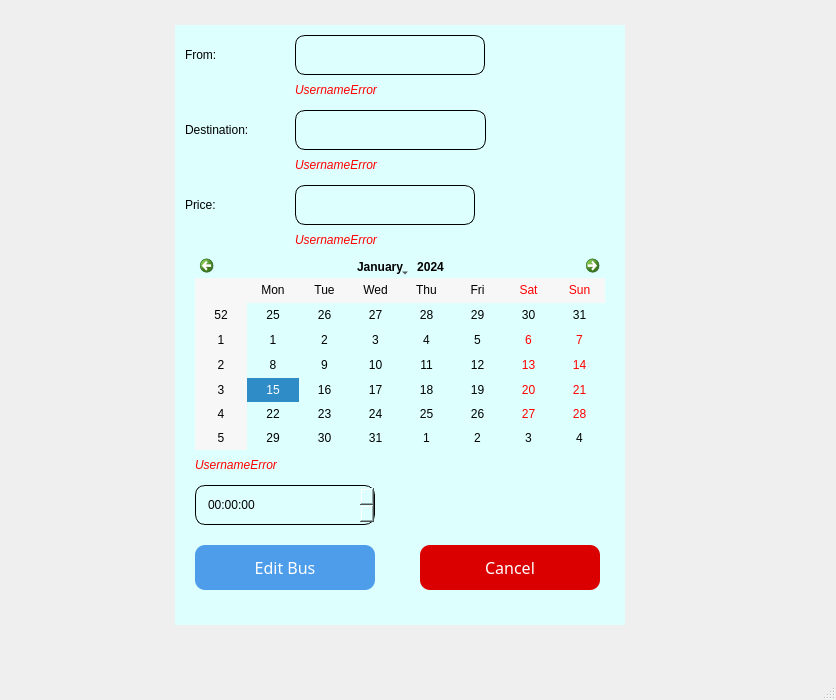
<?xml version="1.0" encoding="UTF-8"?>
<ui version="4.0">
 <class>editBus</class>
 <widget class="QMainWindow" name="editBus">
  <property name="geometry">
   <rect>
    <x>0</x>
    <y>0</y>
    <width>836</width>
    <height>700</height>
   </rect>
  </property>
  <property name="windowTitle">
   <string>MainWindow</string>
  </property>
  <widget class="QWidget" name="centralwidget">
   <widget class="QStackedWidget" name="stackedWidget">
    <property name="geometry">
     <rect>
      <x>175</x>
      <y>25</y>
      <width>450</width>
      <height>600</height>
     </rect>
    </property>
    <property name="styleSheet">
     <string notr="true">background-color: rgb(221, 255, 253);

</string>
    </property>
    <property name="currentIndex">
     <number>1</number>
    </property>
    <widget class="QWidget" name="page"/>
    <widget class="QWidget" name="page_2">
     <widget class="QLineEdit" name="From">
      <property name="geometry">
       <rect>
        <x>120</x>
        <y>10</y>
        <width>190</width>
        <height>40</height>
       </rect>
      </property>
      <property name="styleSheet">
       <string notr="true">                         border-radius: 10px;
                         padding: 10px;
border: 1px solid black;;
font: 10pt &quot;Sans Serif Collection&quot;;
color: black;</string>
      </property>
     </widget>
     <widget class="QLineEdit" name="Destination">
      <property name="geometry">
       <rect>
        <x>120</x>
        <y>85</y>
        <width>191</width>
        <height>40</height>
       </rect>
      </property>
      <property name="styleSheet">
       <string notr="true">                         border-radius: 10px;
                         padding: 10px;
border: 1px solid black;;
font: 10pt &quot;Sans Serif Collection&quot;;
color: black;</string>
      </property>
     </widget>
     <widget class="QLineEdit" name="Price">
      <property name="geometry">
       <rect>
        <x>120</x>
        <y>160</y>
        <width>180</width>
        <height>40</height>
       </rect>
      </property>
      <property name="styleSheet">
       <string notr="true">                         border-radius: 10px;
                         padding: 10px;
border: 1px solid black;;
font: 10pt &quot;Sans Serif Collection&quot;;
color: black;</string>
      </property>
     </widget>
     <widget class="QCalendarWidget" name="calendarWidget">
      <property name="geometry">
       <rect>
        <x>20</x>
        <y>230</y>
        <width>410</width>
        <height>195</height>
       </rect>
      </property>
      <property name="styleSheet">
       <string notr="true">color:black; </string>
      </property>
     </widget>
     <widget class="QTimeEdit" name="timeEdit">
      <property name="geometry">
       <rect>
        <x>20</x>
        <y>460</y>
        <width>180</width>
        <height>40</height>
       </rect>
      </property>
      <property name="styleSheet">
       <string notr="true">                         border-radius: 10px;
                         padding: 10px;
border: 1px solid black;;
font: 10pt &quot;Sans Serif Collection&quot;;
color: black;</string>
      </property>
     </widget>
     <widget class="QPushButton" name="Edit">
      <property name="geometry">
       <rect>
        <x>20</x>
        <y>520</y>
        <width>180</width>
        <height>45</height>
       </rect>
      </property>
      <property name="font">
       <font>
        <family>Sans Serif Collection</family>
        <pointsize>12</pointsize>
        <italic>false</italic>
        <bold>false</bold>
       </font>
      </property>
      <property name="styleSheet">
       <string notr="true">                         border-radius: 10px;
                         padding: 12px;
background-color: rgb(78, 157, 235);
color:white; </string>
      </property>
      <property name="text">
       <string>Edit Bus</string>
      </property>
     </widget>
     <widget class="QPushButton" name="Cancel">
      <property name="geometry">
       <rect>
        <x>245</x>
        <y>520</y>
        <width>180</width>
        <height>45</height>
       </rect>
      </property>
      <property name="font">
       <font>
        <family>Sans Serif Collection</family>
        <pointsize>12</pointsize>
       </font>
      </property>
      <property name="styleSheet">
       <string notr="true">                       border-radius: 10px;
                         padding: 10px;
background-color: rgb(218, 0, 0);
color:white; </string>
      </property>
      <property name="text">
       <string>Cancel</string>
      </property>
     </widget>
     <widget class="QLabel" name="FromError">
      <property name="geometry">
       <rect>
        <x>120</x>
        <y>55</y>
        <width>191</width>
        <height>20</height>
       </rect>
      </property>
      <property name="styleSheet">
       <string notr="true">font:9pt &quot;Sans Serif Collection&quot;;
font-style: italic;
color: red;</string>
      </property>
      <property name="text">
       <string>UsernameError</string>
      </property>
     </widget>
     <widget class="QLabel" name="DestinationError">
      <property name="geometry">
       <rect>
        <x>120</x>
        <y>130</y>
        <width>190</width>
        <height>20</height>
       </rect>
      </property>
      <property name="styleSheet">
       <string notr="true">font:9pt &quot;Sans Serif Collection&quot;;
font-style: italic;
color: red;</string>
      </property>
      <property name="text">
       <string>UsernameError</string>
      </property>
     </widget>
     <widget class="QLabel" name="PriceError">
      <property name="geometry">
       <rect>
        <x>120</x>
        <y>205</y>
        <width>190</width>
        <height>20</height>
       </rect>
      </property>
      <property name="styleSheet">
       <string notr="true">font:9pt &quot;Sans Serif Collection&quot;;
font-style: italic;
color: red;</string>
      </property>
      <property name="text">
       <string>UsernameError</string>
      </property>
     </widget>
     <widget class="QLabel" name="DateError">
      <property name="geometry">
       <rect>
        <x>20</x>
        <y>430</y>
        <width>350</width>
        <height>20</height>
       </rect>
      </property>
      <property name="styleSheet">
       <string notr="true">font:9pt &quot;Sans Serif Collection&quot;;
font-style: italic;
color: red;</string>
      </property>
      <property name="text">
       <string>UsernameError</string>
      </property>
     </widget>
     <widget class="QLabel" name="label">
      <property name="geometry">
       <rect>
        <x>10</x>
        <y>10</y>
        <width>63</width>
        <height>40</height>
       </rect>
      </property>
      <property name="styleSheet">
       <string notr="true">font: 10pt &quot;Sans Serif Collection&quot;;
color: black;</string>
      </property>
      <property name="text">
       <string>From:</string>
      </property>
     </widget>
     <widget class="QLabel" name="label_2">
      <property name="geometry">
       <rect>
        <x>10</x>
        <y>85</y>
        <width>91</width>
        <height>40</height>
       </rect>
      </property>
      <property name="styleSheet">
       <string notr="true">font: 10pt &quot;Sans Serif Collection&quot;;
color: black;</string>
      </property>
      <property name="text">
       <string>Destination:</string>
      </property>
     </widget>
     <widget class="QLabel" name="label_3">
      <property name="geometry">
       <rect>
        <x>10</x>
        <y>160</y>
        <width>63</width>
        <height>40</height>
       </rect>
      </property>
      <property name="styleSheet">
       <string notr="true">font: 10pt &quot;Sans Serif Collection&quot;;
color: black;</string>
      </property>
      <property name="text">
       <string>Price:</string>
      </property>
     </widget>
    </widget>
   </widget>
  </widget>
  <widget class="QMenuBar" name="menubar">
   <property name="geometry">
    <rect>
     <x>0</x>
     <y>0</y>
     <width>836</width>
     <height>25</height>
    </rect>
   </property>
  </widget>
  <widget class="QStatusBar" name="statusbar"/>
 </widget>
 <resources/>
 <connections/>
</ui>
